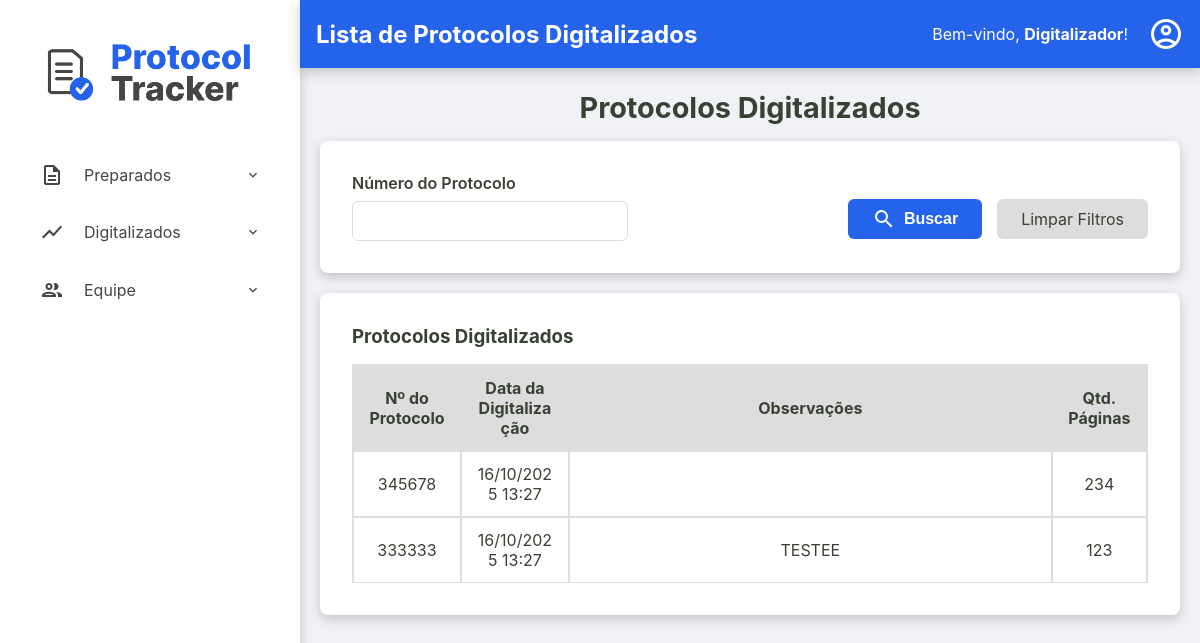
/digitalizadores/digitalizados (signed in), run on an earlier commit of the app's database.
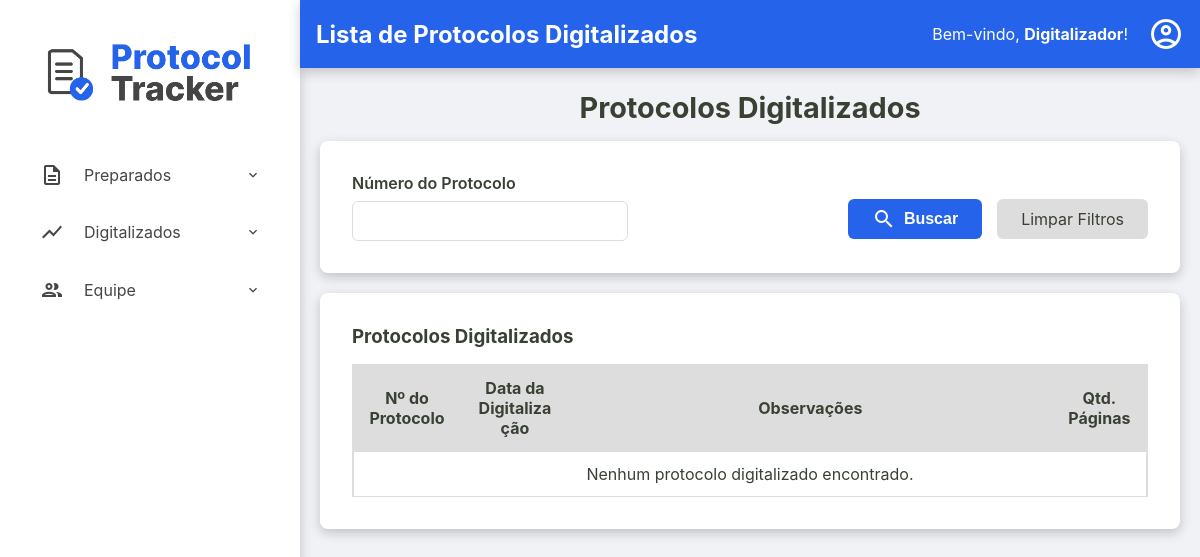
And on a later commit of the database.
### tables this page shows
CREATE TABLE usuarios (
    id INTEGER PRIMARY KEY AUTOINCREMENT,
    nome TEXT NOT NULL,
    email TEXT NOT NULL UNIQUE,
    cpf TEXT NOT NULL UNIQUE,
    hash_senha TEXT NOT NULL,
    permissao TEXT NOT NULL,
    data_criacao TEXT NOT NULL DEFAULT CURRENT_TIMESTAMP,
    status INTEGER NOT NULL DEFAULT 1
  );

CREATE TABLE protocolos (
    id TEXT PRIMARY KEY,
    id_remessa TEXT NOT NULL,
    numero_protocolo TEXT NOT NULL UNIQUE,
    data_preparacao TEXT NULL,
    id_preparador INTEGER NULL,
    data_digitalizacao TEXT NULL,
    id_digitalizador INTEGER NULL,
    status TEXT NOT NULL DEFAULT 'RECEBIDO',
    quantidade_paginas INTEGER NULL CHECK (quantidade_paginas >= 0),
    observacoes TEXT NULL,
    FOREIGN KEY (id_remessa) REFERENCES remessas (id),
    FOREIGN KEY (id_preparador) REFERENCES usuarios (id),
    FOREIGN KEY (id_digitalizador) REFERENCES usuarios (id)
  );

### src/Controller/ProtocoloController.php (called while the page is built, shortened)
<?php
class ProtocoloController
{
    private ?Usuario $usuario_logado = null;
    private ?string $permissao = null;
    public function __construct(
        private ProtocoloRepository $protocoloRepository,
        private ProtocoloService $protocoloService,
        private UsuarioRepository $usuarioRepository,
        private RemessaRepository $remessaRepository,
        private DashboardService $dashboardService
    ) {
        $id_usuario = $_SESSION['usuario_logado_id'] ?? null;
        if ($id_usuario) {
            $this->usuario_logado = $this->usuarioRepository->findById($id_usuario);
        }
        if ($this->usuario_logado) {
            $this->permissao = $this->usuario_logado->getPermissao();
        }
    }
    public function digitalizadores_listaDigitalizados()
    {
        try {
            $numeroFiltro = $_GET['numero_protocolo'] ?? null;
            $listaProtocolosDigitalizados = $this->protocoloRepository->searchByNumeroEStatus($numeroFiltro, 'DIGITALIZADO');
            $titulo_da_pagina = "Lista de Protocolos Digitalizados";
            $usuario_logado = $this->usuario_logado;
            $permissao = $this->permissao;
            require __DIR__ . '/../../templates/digitalizadores/digitalizados.php';
        } catch (Exception $e) {
            $this->home($e->getMessage());
        }
    }
}

### src/Repository/UsuarioRepository.php (called while the page is built, shortened)
<?php
class UsuarioRepository implements UsuarioRepositoryInterface
{
    private PDO $connection;
    public function __construct(PDO $connection)
    {
        $this->connection = $connection;
    }
    public function findById(int $id): ?Usuario
    {
        $sqlQuery = "SELECT * FROM usuarios WHERE id = :id;";
        $stmt = $this->connection->prepare($sqlQuery);
        $stmt->bindValue(':id', $id);
        $stmt->execute();
        $dadosUsuario = $stmt->fetch();
        return Usuario::fromArray($dadosUsuario);
    }
}

### src/Model/Usuario.php (called while the page is built, shortened)
<?php
class Usuario {
    public function getNome(): string { return $this->nome; }
    public static function fromArray(array $array): self
    {
        try {
            $data_criacao = isset($array['data_criacao']) ? new DateTimeImmutable($array['data_criacao']) : null;
        } catch (Exception $e) {
            throw new Exception("Falha ao criar data");
        }
        return new self(
            (int) $array['id'],
            $array['nome'],
            $array['email'],
            $array['cpf'],
            $array['hash_senha'],
            $array['permissao'],
            $data_criacao,
            (bool) $array['status']
        );
    }
}

### src/Controller/Admin/RemessaController.php (called while the page is built, shortened)
<?php
class RemessaController
{
    public function __construct(
        private RemessaRepository $remessaRepository,
        private RemessaService $remessaService,
        private ProtocoloRepository $protocoloRepository,
        private ProtocoloService $protocoloService,
        private UsuarioRepository $usuarioRepository,
        private DashboardService $dashboardService,
        private UsuarioService $usuarioService
    ) {
        $id_usuario = $_SESSION['usuario_logado_id'] ?? null;
        if ($id_usuario) {
            $this->usuario_logado = $this->usuarioRepository->findById($id_usuario);
        }
    }
}

### src/Repository/ProtocoloRepository.php (called while the page is built, shortened)
<?php
class ProtocoloRepository implements ProtocoloRepositoryInterface
{
    private PDO $connection;
    public function __construct(PDO $connection)
    {
        $this->connection = $connection;
    }
    public function searchByNumeroEStatus(?string $numero_protocolo = null, string $status): array
    {
        $sqlConditions = [];
        $parameters = [];
        $sqlConditions[] = 'status = :status';
        $parameters[':status'] = $status;
        $sqlQuery = 'SELECT * FROM protocolos WHERE ' . implode(' AND ', $sqlConditions) . ' ORDER BY numero_protocolo DESC;';
        $stmt = $this->connection->prepare($sqlQuery);
        $stmt->execute($parameters);
        return $this->hidrataLista($stmt);
    }
    private function hidrataLista(PDOStatement $stmt): array
    {
        $listaDeProtocolos = [];
        while($dadosProtocolo = $stmt->fetch()){
            $listaDeProtocolos[] = Protocolo::fromArray($dadosProtocolo);
        }
        return $listaDeProtocolos;
    }
}

### src/Model/Protocolo.php (called while the page is built, shortened)
<?php
class Protocolo {
    public function getNumeroProtocolo(): string { return $this->numero_protocolo; }
    public function getDataDigitalizacao(): ?DateTimeImmutable { return $this->data_digitalizacao; }
    public function getQuantidadePaginas(): ?int { return $this->quantidade_paginas; }
    public function getObservacoes(): ?string { return $this->observacoes; }
    public static function fromArray(array $array): self
    {
        try {
            $data_preparacao = isset($array['data_preparacao']) ? new DateTimeImmutable($array['data_preparacao']) :  null;
            $data_digitalizacao = isset($array['data_digitalizacao']) ? new DateTimeImmutable($array['data_digitalizacao']) :  null;
        } catch (Exception $e) {
            throw new Exception("Falha ao criar data");
        }
        return new self(
            $array['id'],
            $array['id_remessa'],
            $array['numero_protocolo'],
            $data_preparacao,
            isset($array['id_preparador']) ? (int) $array['id_preparador'] : null,
            $data_digitalizacao,
            isset($array['id_digitalizador']) ? (int) $array['id_digitalizador'] : null,
            $array['status'],
            isset($array['quantidade_paginas']) ? (int) $array['quantidade_paginas'] : null,
            $array['observacoes'] ?? null,
        );
    }
}

### templates/digitalizadores/digitalizados.php (the view, shortened to what this page needs)
<?php require __DIR__ . '/../components/_header.php'; ?>
<h2>Protocolos Digitalizados</h2>
<div class="container-principal-busca">
<div class="form-container busca-form-container">
        <form action="/digitalizadores/digitalizados" method="get" class="busca-form">
            <div class="form-row">
                <div class="form-group">
                    <label for="numero_protocolo">Número do Protocolo</label>
                    <input type="text" id="numero_protocolo" name="numero_protocolo" value="<?= htmlspecialchars($_GET['numero_protocolo'] ?? '') ?>">
                </div>
            </div>
            <div class="form-actions">
                <button type="submit" class="btn-buscar">
                    <span class="material-icons-outlined">search</span> Buscar
                </button>
                <a href="/digitalizadores/digitalizados" class="btn-limpar">Limpar Filtros</a>
            </div>
        </form>
</div>
<div class="listagem-container">
    <h3>Protocolos Digitalizados</h3>
    <table id="tabela-protocolos" class="protocolos-table datatable-js tabela-protocolos">
        <thead>
            <tr>
                <th>Nº do Protocolo</th>
                <th>Data da Digitalização</th>
                <th>Observações</th>
                <th>Qtd. Páginas</th>
            </tr>
        </thead>
        <tbody>
            <?php
                $fusoHorarioLocal = new DateTimeZone('America/Campo_Grande');
            ?>
            <?php if (empty($listaProtocolosDigitalizados)): ?>
                <tr>
                    <td colspan="5" class="nenhum-resultado">Nenhum protocolo digitalizado encontrado.</td>
                </tr>
            <?php endif; ?>
            <?php foreach ($listaProtocolosDigitalizados as $protocolo): ?>
                <tr>
                    <td><?= htmlspecialchars($protocolo->getNumeroProtocolo()) ?></td>
                    <td><?= $protocolo->getDataDigitalizacao() ? $protocolo->getDataDigitalizacao()->setTimezone($fusoHorarioLocal)->format('d/m/Y H:i') : 'N/A' ?></td>
                    <td class="coluna-observacoes" title="<?= htmlspecialchars($protocolo->getObservacoes() ?? '') ?>">
                        <?= htmlspecialchars($protocolo->getObservacoes() ?? 'N/A') ?>
                    </td>
                    <td><?= htmlspecialchars($protocolo->getQuantidadePaginas() ?? 'N/A') ?></td>
                </tr>
            <?php endforeach; ?>
        </tbody>
    </table>
</div>
</div>
<?php require __DIR__ . '/../components/_footer.php'; ?>

### public/index.php (shortened to what this page needs)
<?php
try {
    $connection = ConnectionCreatorSqlite::createConnectionSqlite();
    $protocoloRepository = new ProtocoloRepository($connection);
    $remessaRepository = new RemessaRepository($connection);
    $usuarioRepository = new UsuarioRepository($connection);
    $dashboardService = new DashboardService($protocoloRepository, $remessaRepository);
    $protocoloService = new ProtocoloService($protocoloRepository, $remessaRepository, $usuarioRepository);
    $remessaService = new RemessaService($remessaRepository, $usuarioRepository, $protocoloRepository);
    $usuarioService = new UsuarioService($usuarioRepository);
    $remessaController = new RemessaController($remessaRepository, $remessaService, $protocoloRepository, $protocoloService, $usuarioRepository, $dashboardService, $usuarioService);
    $protocoloController = new ProtocoloController($protocoloRepository, $protocoloService, $usuarioRepository, $remessaRepository, $dashboardService);
    $url = $_SERVER['REQUEST_URI'];
    $url = parse_url($url, PHP_URL_PATH);
    $method = $_SERVER['REQUEST_METHOD'];
    switch ($url) {
        case '/digitalizadores/digitalizados':
            if($method === 'GET'){
                $protocoloController->digitalizadores_listaDigitalizados();
            }
            break;
    }
} catch (Exception $e) {
    http_response_code(500);
    echo "<p>Mensagem do Erro: " . $e->getMessage() . "</p>";
}

### templates/components/_header.php (shortened to what this page needs)
<!DOCTYPE html>
<html lang="pt-br">
<head>
    <link rel="stylesheet" href="/assets/css/style.css">
    <link rel="stylesheet" href="https://cdn.datatables.net/2.0.8/css/dataTables.dataTables.css">
</head>
<body>
    <div class="container-principal">
        <aside class="sidebar">
            <div class="sidebar-logo">
                <a href="/home"><img src="/assets/imgs/ProtocolTrackerLogo.png" alt="Logo Protocol Tracker"></a>
            </div>
            <nav>
                <ul>
                    <?php if ($permissao === 'digitalizador'): ?>
                        <li class="has-submenu">
                            <a><span class="material-icons-outlined">description</span> Preparados</a>
                        </li>
                        <li class="has-submenu">
                            <a><span class="material-icons-outlined">show_chart</span> Digitalizados</a>
                        </li>
                        <li class="has-submenu">
                            <a><span class="material-icons-outlined">group</span> Equipe</a>
                        </li>
                    <?php endif; ?>
                </ul>
            </nav>
        </aside>
        <div class="div-conteudo-principal">
            <?php require __DIR__ . '/_content-header.php'; ?>
            <main class="conteudo-principal">

### templates/components/_content-header.php (shortened to what this page needs)
<div class="content-header">
    <div class="header-title">
        <h2><?= isset($titulo_da_pagina) ? htmlspecialchars($titulo_da_pagina) : 'Página sem Título' ?></h2>
    </div>
    <div class="logout">
        <?php if (isset($usuario_logado) && $usuario_logado): ?>
            <div class="welcome-message">
                <span>Bem-vindo, <strong><?= htmlspecialchars($usuario_logado->getNome()) ?></strong>!</span>
            </div>
            <div class="dropdown">
                <a href="#" id="user-menu-toggle" class="action-icon" title="Opções do Usuário">
                    <span class="material-icons-outlined">account_circle</span>
                </a>
            </div>
        <?php endif; ?>
    </div>
</div>

### templates/components/_footer.php (shortened to what this page needs)
            </main>
        </div>
    </div>
</body>
</html>

What changed in the data, as far as the page shows it:
removed protocolos: numero_protocolo "345678", format "16/10/2025 13:27", quantidade_paginas "234"
removed protocolos: numero_protocolo "333333", format "16/10/2025 13:27", observacoes "TESTEE", quantidade_paginas "123"
Also different on the page:
text now shown: "Nenhum protocolo digitalizado encontrado."
